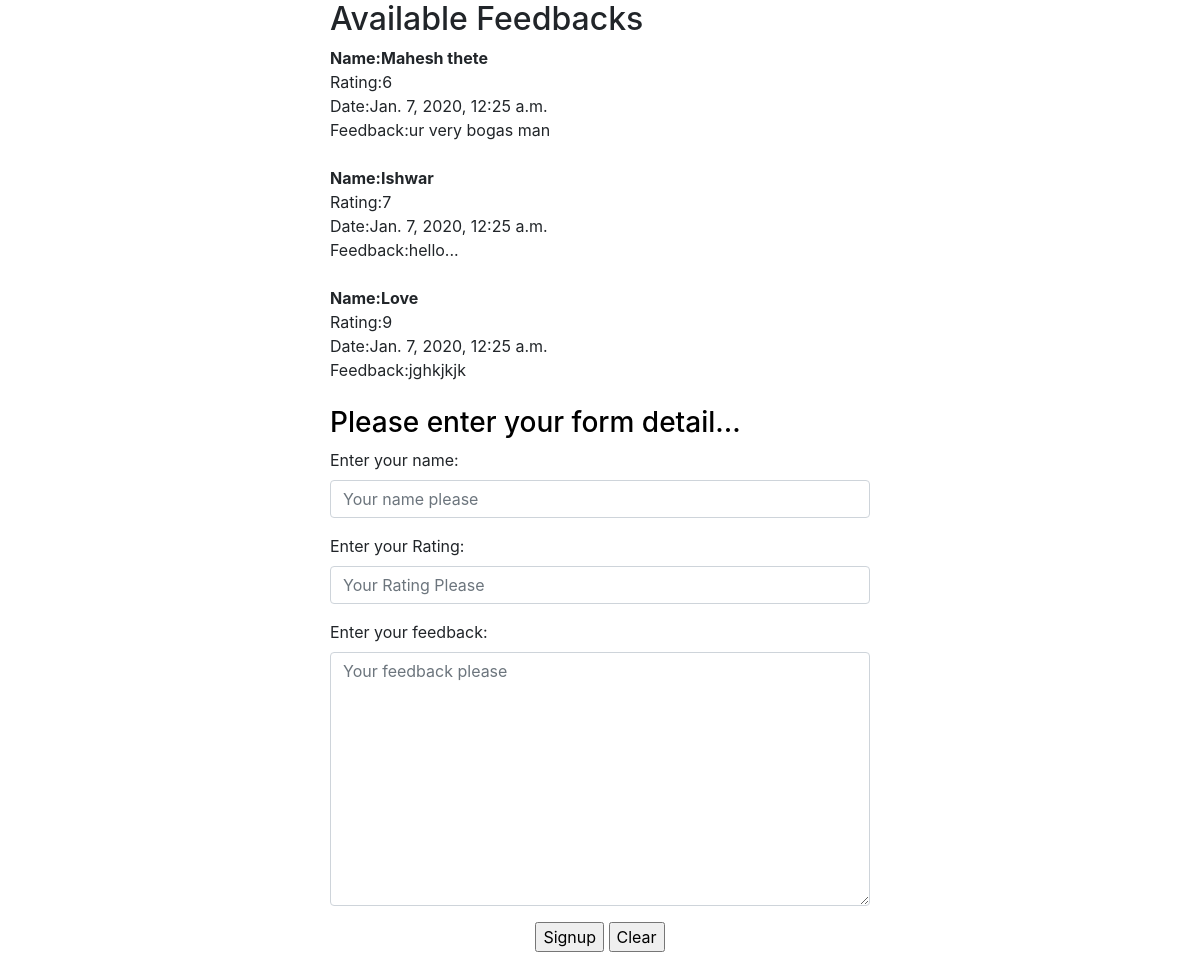
The page / on the database its author committed.
### feedbackapp/models.py (models this page shows)
class FeedbackData(models.Model):
    name=models.CharField(max_length=100)
    rating=models.IntegerField()
    date=models.DateTimeField(max_length=100)
    feedback=models.CharField(max_length=100)

### feedbackapp/views.py (the view)
# urls.py: url(r'^$', views.feedbackview),
def feedbackview(request):
    if request.method=="POST":
        fform=FeedbackForm(request.POST)
        if fform.is_valid():
            name1 = request.POST.get("name")
            rating1 = request.POST.get("rating")
            feedback1 = request.POST.get("feedback")
            data=FeedbackData(
                name=name1,
                rating=rating1,
                date=x,
                feedback=feedback1,
            )
            data.save()
            fform=FeedbackForm()
            feedbacks = FeedbackData.objects.all()
            return render(request,'feedback.html',{'abcd':fform,'feedbacks':feedbacks})
        else:
            return HttpResponse("<h1>Please Enter Your Details...</h1>")
    else:
        fform=FeedbackForm()
        feedbacks=FeedbackData.objects.all()
        return render(request,'feedback.html',{'abcd':fform,'feedbacks':feedbacks})

### feedbackapp/forms.py
class FeedbackForm(forms.Form):
    name=forms.CharField(
        label="Enter your name",
        widget=forms.TextInput(
            attrs={
                'placeholder':"Your name please",
                'class':"form-control",
            }
        )
    )
    rating=forms.IntegerField(
        label="Enter your Rating",
        widget=forms.NumberInput(
            attrs={
                'placeholder':"Your Rating Please",
                'class':"form-control",
            }
        )
    )
    feedback=forms.CharField(
        label="Enter your feedback",
        widget=forms.Textarea(
            attrs={
                'placeholder':"Your feedback please",
                'class':"form-control",
            }
        )
    )
    '''date=forms.DateTimeField(
        label="Enter your name",
        widget=forms.TextInput(
            attrs={
                'placeholder':"Your name please",
                'class':"form-control",
            }
        )
    )'''

### templates/feedback.html (shortened to what this page needs)
<html>
<head>
    <link rel="stylesheet" href="https://maxcdn.bootstrapcdn.com/bootstrap/4.4.1/css/bootstrap.min.css">
</head>
<body>
    <div class="container">
        <div class="row">
            <div class="offset-3 col-md-6">
                    {% if feedbacks %}
                    <h2>Available Feedbacks</h2>
                    {% for i in feedbacks %}
                            {% if i.rating >= 5 and i.rating <= 10 %}
                            <b>Name:{{ i.name | capfirst}}</b><br>
                            Rating:{{ i.rating }}<br>
                            Date:{{ i.date }}<br>
                            Feedback:{{ i.feedback }}<br><br>
                            {% endif %}
                        {% endfor %}
                    {% else %}
                    <h2>No Feedback is Here...</h2>
                    {% endif %}
                    <form method="post">
                        <h3 style="color: black" >Please enter your form detail...</h3>
                        {{ abcd.as_p }}
                        <center>
                            <input type="submit" value="Signup">
                            <input type="reset" value="Clear">
                        </center>
                    </form>
            </div>
        </div>
    </div>
</body>
</html>

### templates/feedback.html (style rules this page uses)
body { background-image: url('http://all4desktop.com/data_images/original/4236532-background-images.jpg'); border: black; }

### rows shown on the page
FeedbackData: name "Mahesh thete", rating "6", date "Jan. 7, 2020, 12:25 a.m.", feedback "ur very bogas man"
FeedbackData: name "Ishwar", rating "7", date "Jan. 7, 2020, 12:25 a.m.", feedback "hello..."
FeedbackData: name "Love", rating "9", date "Jan. 7, 2020, 12:25 a.m.", feedback "jghkjkjk"
